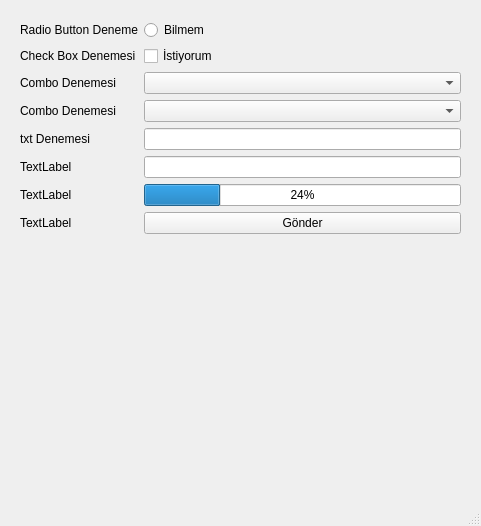
<?xml version="1.0" encoding="UTF-8"?>
<ui version="4.0">
 <class>MainWindow</class>
 <widget class="QMainWindow" name="MainWindow">
  <property name="geometry">
   <rect>
    <x>0</x>
    <y>0</y>
    <width>481</width>
    <height>526</height>
   </rect>
  </property>
  <property name="windowTitle">
   <string>MainWindow</string>
  </property>
  <widget class="QWidget" name="centralwidget">
   <widget class="QWidget" name="formLayoutWidget">
    <property name="geometry">
     <rect>
      <x>20</x>
      <y>20</y>
      <width>441</width>
      <height>421</height>
     </rect>
    </property>
    <layout class="QFormLayout" name="formLayout">
     <item row="0" column="1">
      <widget class="QRadioButton" name="rdb1">
       <property name="text">
        <string>Bilmem</string>
       </property>
      </widget>
     </item>
     <item row="1" column="1">
      <widget class="QCheckBox" name="chk1">
       <property name="text">
        <string>İstiyorum</string>
       </property>
      </widget>
     </item>
     <item row="2" column="1">
      <widget class="QComboBox" name="cmb1"/>
     </item>
     <item row="4" column="1">
      <widget class="QLineEdit" name="txtAdi">
       <property name="echoMode">
        <enum>QLineEdit::Password</enum>
       </property>
      </widget>
     </item>
     <item row="7" column="0">
      <widget class="QLabel" name="label">
       <property name="text">
        <string>TextLabel</string>
       </property>
      </widget>
     </item>
     <item row="7" column="1">
      <widget class="QPushButton" name="bt1">
       <property name="text">
        <string>Gönder</string>
       </property>
      </widget>
     </item>
     <item row="5" column="1">
      <widget class="QLineEdit" name="txtSifre"/>
     </item>
     <item row="6" column="1">
      <widget class="QProgressBar" name="pBar">
       <property name="value">
        <number>24</number>
       </property>
      </widget>
     </item>
     <item row="6" column="0">
      <widget class="QLabel" name="label_2">
       <property name="text">
        <string>TextLabel</string>
       </property>
      </widget>
     </item>
     <item row="5" column="0">
      <widget class="QLabel" name="label_3">
       <property name="text">
        <string>TextLabel</string>
       </property>
      </widget>
     </item>
     <item row="4" column="0">
      <widget class="QLabel" name="label_4">
       <property name="text">
        <string>txt Denemesi</string>
       </property>
      </widget>
     </item>
     <item row="2" column="0">
      <widget class="QLabel" name="label_5">
       <property name="text">
        <string>Combo Denemesi</string>
       </property>
      </widget>
     </item>
     <item row="1" column="0">
      <widget class="QLabel" name="label_6">
       <property name="text">
        <string>Check Box Denemesi</string>
       </property>
      </widget>
     </item>
     <item row="0" column="0">
      <widget class="QLabel" name="label_7">
       <property name="text">
        <string>Radio Button Deneme</string>
       </property>
      </widget>
     </item>
     <item row="3" column="1">
      <widget class="QComboBox" name="cmb2"/>
     </item>
     <item row="3" column="0">
      <widget class="QLabel" name="label_8">
       <property name="text">
        <string>Combo Denemesi</string>
       </property>
      </widget>
     </item>
    </layout>
   </widget>
  </widget>
  <widget class="QMenuBar" name="menubar">
   <property name="geometry">
    <rect>
     <x>0</x>
     <y>0</y>
     <width>481</width>
     <height>18</height>
    </rect>
   </property>
  </widget>
  <widget class="QStatusBar" name="statusbar"/>
 </widget>
 <resources/>
 <connections/>
</ui>
